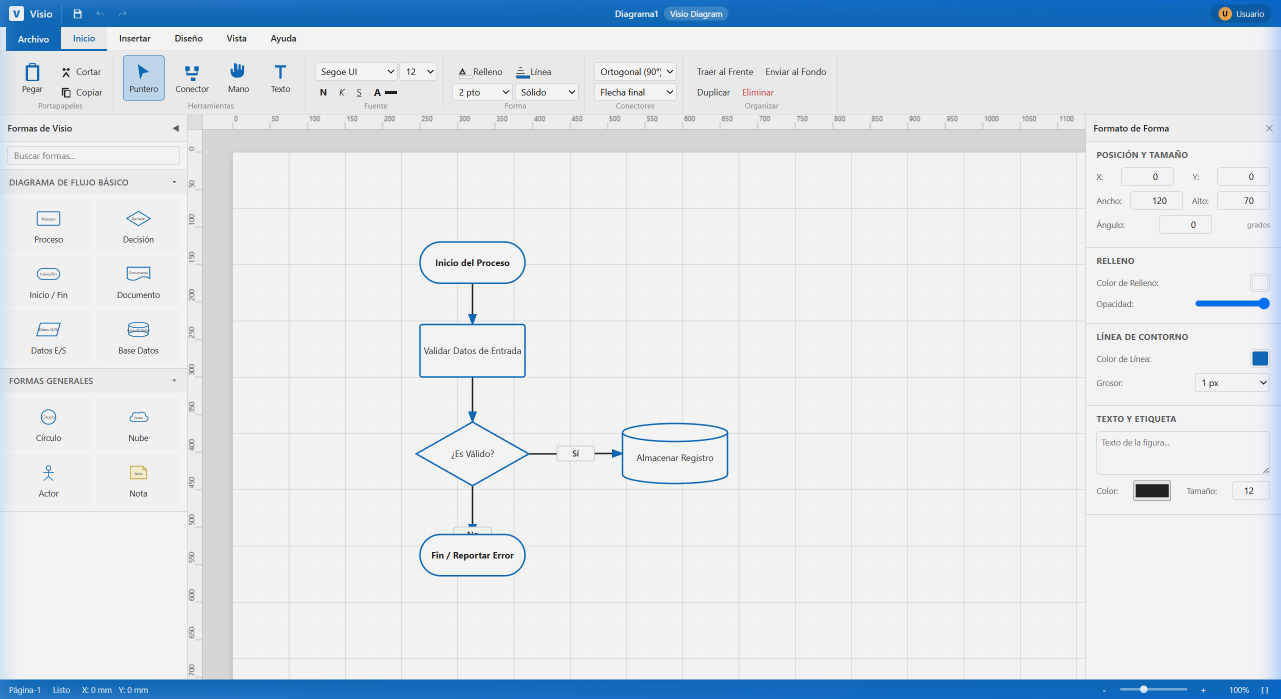
#> input picture assets/images/visio_initial_load.png, 2561 x 1398 px (shown at 1/2 size)
$ python -i build_presentation_video.py   (imports and definitions only)
#> lines starting #> are read from the running program, lines starting #| are printed output that depends on the picture
import os
import subprocess
import json
from PIL import Image, ImageDraw, ImageFont, ImageFilter
from generate_music import generate_ambient_track

# Configuración de Escenas y Guión de Locución en Castellano Neutro
SCENES = [
    {
        "id": 1,
        "image": "../assets/images/visio_initial_load.png",
        "badge": "01 / INTRODUCCIÓN",
        "title": "HtmlVisio — Suite de Diagramación Vectorial",
        "subtitle": "Entorno profesional de alta fidelidad en un único archivo web autónomo",
        "voice_text": "Bienvenido a HtmlVisio, la suite de diagramación vectorial profesional concebida en un único archivo web autónomo. Cero dependencias, ejecución sin conexión y máxima fidelidad visual."
    },
    {
        "id": 2,
        "image": "../assets/images/insertar_ribbon.png",
        "badge": "02 / INTERFAZ FLUENT",
        "title": "Cinta Ribbon & Herramientas Avanzadas",
        "subtitle": "Diseño moderno con controles de dibujo, tipografía, color y reglas métricas",
        "voice_text": "Su interfaz moderna estilo Fluent UI incorpora una cinta Ribbon interactiva con herramientas de dibujo, formatos tipográficos avanzados, temas de color y reglas métricas dinámicas."
    },
    {
        "id": 3,
        "image": "../assets/images/visio_stencils_expanded.png",
        "badge": "03 / CATÁLOGO DE FORMAS",
        "title": "Más de 35 Formas Vectoriales (Stencils)",
        "subtitle": "5 categorías especializadas con acordeón colapsable y búsqueda en tiempo real",
        "voice_text": "Disfruta de más de treinta y cinco formas clasificadas en categorías: diagramas de flujo, geometría, flechas de bloque, infraestructura de redes y anotaciones, con buscador en tiempo real."
    },
    {
        "id": 4,
        "image": "../assets/images/shape_selection.png",
        "badge": "04 / MANIPULACIÓN Y CONEXIONES",
        "title": "8 Manijas de Transformación & Ruteo Manhattan",
        "subtitle": "Conectores inteligentes ortogonales a 90° con cálculo de trayectoria automático",
        "voice_text": "Controla cada elemento con ocho manijas de precisión y nodo de rotación. Los conectores ortogonales inteligentes calculan rutas automáticas a noventa grados y se adaptan a tus cambios."
    },
    {
        "id": 5,
        "image": "../assets/images/sample_red_ciberseguridad.png",
        "badge": "05 / CASO DE USO TI",
        "title": "Topologías de Red y Ciberseguridad",
        "subtitle": "Servidores rack, cortafuegos perimetrales, routers, PCs y enlaces VPN",
        "voice_text": "Diseña infraestructuras tecnológicas completas: servidores en rack con bahías y leds, cortafuegos perimetrales, enrutadores, estaciones de trabajo y enlaces seguros con monitoreo continuo."
    },
    {
        "id": 6,
        "image": "../assets/images/sample_proceso_industrial.png",
        "badge": "06 / CASO DE USO INDUSTRIAL",
        "title": "Procesos Industriales y Estándares BPMN",
        "subtitle": "Subprocesos certificados, retardos en cola, inspección manual y normas ISO",
        "voice_text": "O modela cadenas de producción con subprocesos certificados, operaciones manuales, retardos térmicos y control de calidad bajo rigurosos estándares internacionales."
    },
    {
        "id": 7,
        "image": "../assets/images/archivo_modal.png",
        "badge": "07 / EXPORTACIÓN Y PERSISTENCIA",
        "title": "Formatos Abiertos y Plantillas a 1 Clic",
        "subtitle": "Guarda en JSON o exporta a vectores SVG e imágenes PNG de alta resolución",
        "voice_text": "Guarda tus diagramas en formato abierto JSON o expórtalos en vectores SVG e imágenes PNG de alta definición. HtmlVisio: potencia, simplicidad y libertad creativa en tu navegador."
    }
]

VOICE = "es-MX-JorgeNeural"
TARGET_W = 1920
TARGET_H = 1080

# [8 lines left out: function get_audio_duration, not called in this run]

def render_scene_frame(scene, output_path):
    print(f"Creating composite frame for scene {scene['id']}...")
    img_path = scene["image"]
    raw_img = Image.open(img_path).convert("RGBA")

    # 1. Base canvas background
    canvas = Image.new("RGBA", (TARGET_W, TARGET_H), (15, 23, 42, 255)) # Dark slate background

    # 2. Subtle blurred background from the screenshot to add depth
    bg_blur = raw_img.resize((TARGET_W, TARGET_H), Image.Resampling.BILINEAR)
    bg_blur = bg_blur.filter(ImageFilter.GaussianBlur(radius=40))
    # Darken blurred bg
    dark_overlay = Image.new("RGBA", (TARGET_W, TARGET_H), (10, 15, 30, 200))
    bg_blur.paste(dark_overlay, (0, 0), dark_overlay)
    canvas.paste(bg_blur, (0, 0))

    # 3. Compute screenshot placement (leave room for bottom lower-third banner)
    max_w = TARGET_W - 120
    max_h = TARGET_H - 180

    ratio = min(max_w / raw_img.width, max_h / raw_img.height)
    new_w = int(raw_img.width * ratio)
    new_h = int(raw_img.height * ratio)

    scaled_img = raw_img.resize((new_w, new_h), Image.Resampling.LANCZOS)

    pos_x = (TARGET_W - new_w) // 2
    pos_y = 35  # Shift up slightly to balance with bottom bar

    # Drop shadow for main screenshot
    shadow_pad = 12
    shadow_box = Image.new("RGBA", (new_w + shadow_pad*2, new_h + shadow_pad*2), (0, 0, 0, 0))
    draw_sh = ImageDraw.Draw(shadow_box)
    draw_sh.rounded_rectangle([shadow_pad, shadow_pad, new_w + shadow_pad, new_h + shadow_pad], radius=8, fill=(0, 0, 0, 140))
    shadow_box = shadow_box.filter(ImageFilter.GaussianBlur(radius=10))
    canvas.paste(shadow_box, (pos_x - shadow_pad, pos_y - shadow_pad), shadow_box)

    # Draw screenshot border and paste
    canvas.paste(scaled_img, (pos_x, pos_y))
    draw_c = ImageDraw.Draw(canvas)
    draw_c.rectangle([pos_x, pos_y, pos_x + new_w, pos_y + new_h], outline=(255, 255, 255, 40), width=1)

    # 4. Draw Lower-Third Presentation Banner
    banner_w = TARGET_W - 140
    banner_h = 100
    banner_x = 70
    banner_y = TARGET_H - banner_h - 25

    # Rounded banner box with glassmorphism dark fill
    banner_box = Image.new("RGBA", (banner_w, banner_h), (0, 0, 0, 0))
    draw_b = ImageDraw.Draw(banner_box)
    draw_b.rounded_rectangle([0, 0, banner_w, banner_h], radius=14, fill=(15, 23, 42, 235), outline=(51, 65, 85, 220), width=1)

    # Accent color bar on the left
    draw_b.rounded_rectangle([0, 0, 10, banner_h], radius=5, fill=(15, 108, 189, 255))
    canvas.paste(banner_box, (banner_x, banner_y), banner_box)

    # 5. Typography on Lower-Third
    draw_text = ImageDraw.Draw(canvas)

    font_bold_path = "C:/Windows/Fonts/segoeuib.ttf"
    font_reg_path = "C:/Windows/Fonts/segoeui.ttf"

    font_badge = ImageFont.truetype(font_bold_path, 13)
    font_title = ImageFont.truetype(font_bold_path, 25)
    font_sub = ImageFont.truetype(font_reg_path, 16)

    # Badge (Category / Index)
    badge_x = banner_x + 32
    badge_y = banner_y + 14
    draw_text.text((badge_x, badge_y), scene["badge"], font=font_badge, fill=(56, 189, 248, 255)) # Sky blue accent

    # Main Title
    title_y = badge_y + 20
    draw_text.text((badge_x, title_y), scene["title"], font=font_title, fill=(255, 255, 255, 255))

    # Subtitle
    sub_y = title_y + 34
    draw_text.text((badge_x, sub_y), scene["subtitle"], font=font_sub, fill=(203, 213, 225, 255))

    # Watermark / Logo right side of the banner
    font_brand = ImageFont.truetype(font_bold_path, 16)
    draw_text.text((banner_x + banner_w - 140, banner_y + 38), "HtmlVisio Web", font=font_brand, fill=(148, 163, 184, 180))

    canvas = canvas.convert("RGB")
    canvas.save(output_path, "PNG", quality=95)
    print(f"Saved: {output_path}")

# [116 lines left out: function build_all, not called in this run]

# [2 lines not run here, left out]

>>> import cv2
>>> picture = cv2.imread('../assets/images/visio_initial_load.png', cv2.IMREAD_GRAYSCALE)
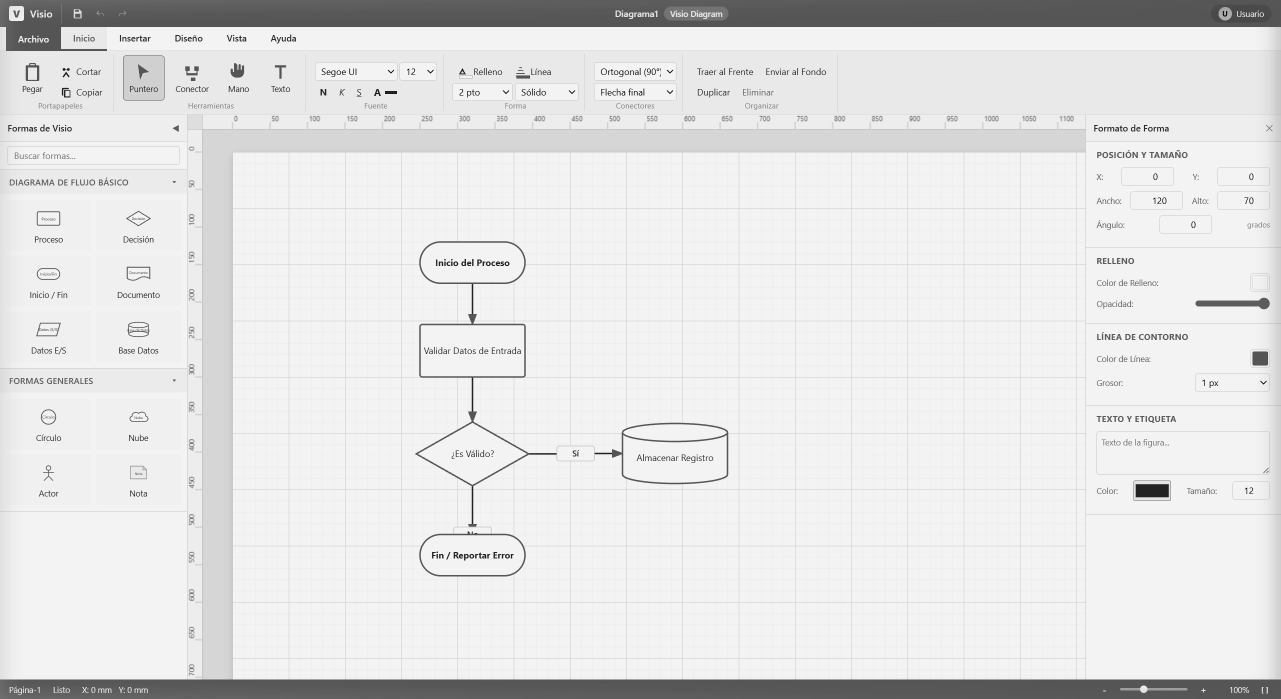
#> picture: shape (1398, 2561) (shown at 1/2 size); min 0, max 243, mean 226.8
>>> result = render_scene_frame(picture, 'out.png')
#> (the run stopped early here; a loop or call above may not have finished)
